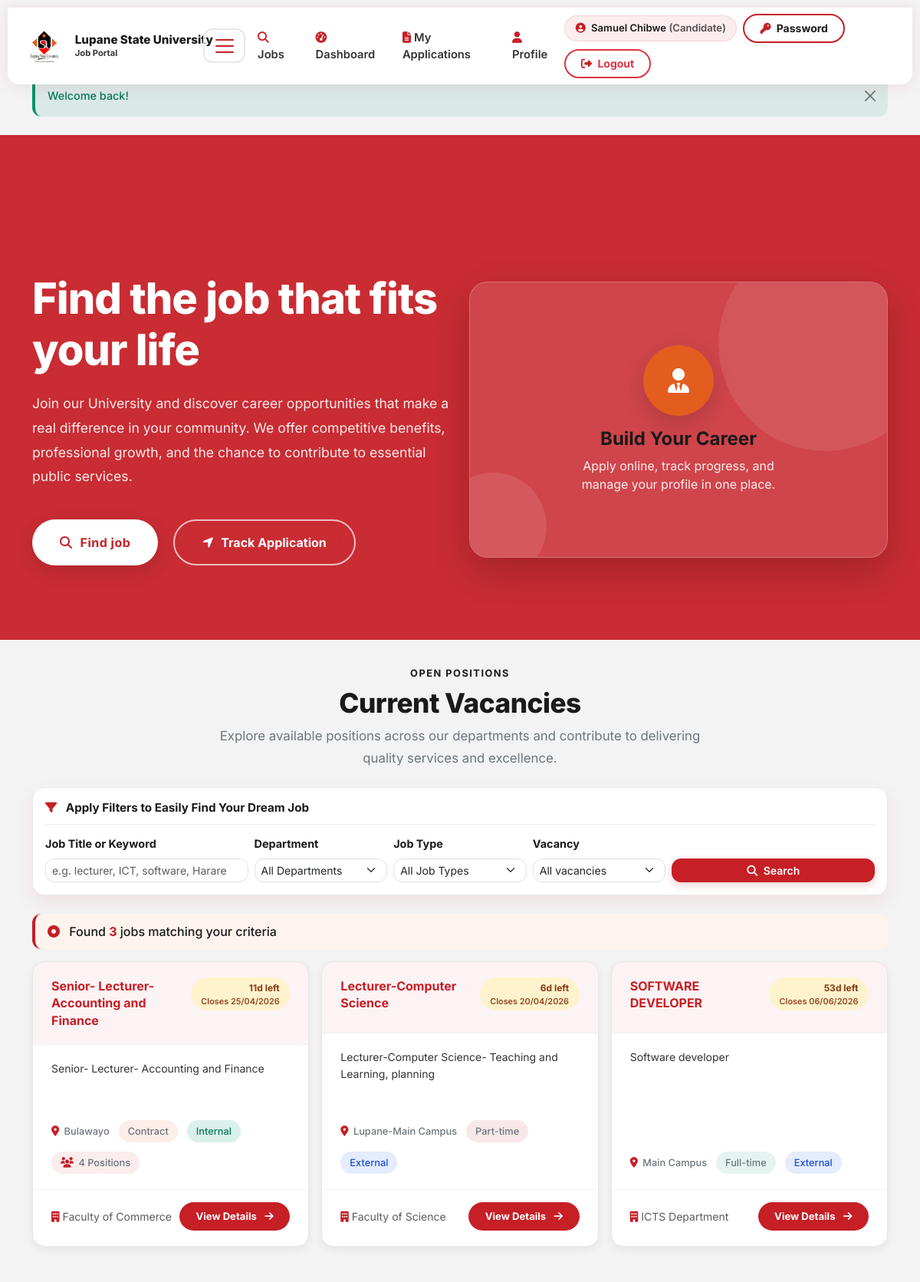
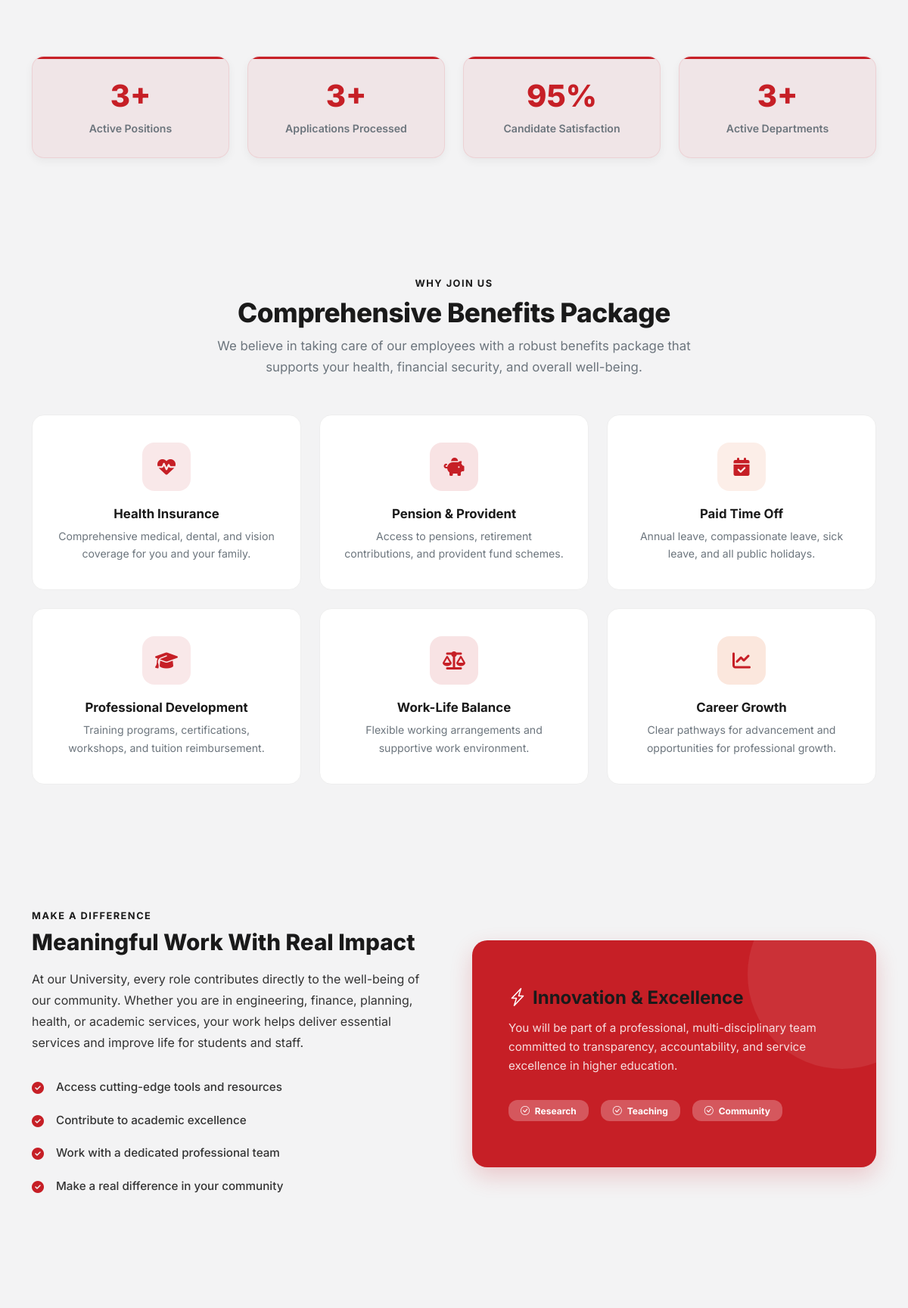
/ (signed in, upper part), run on the app's committed database (2 pictures, top to bottom).
### tables this page shows
CREATE TABLE `jobs` (
  `job_id` int(11) NOT NULL,
  `title` varchar(255) NOT NULL,
  `department` varchar(100) DEFAULT NULL,
  `description` text NOT NULL,
  `requirements` text DEFAULT NULL,
  `qualifications` text DEFAULT NULL,
  `location` varchar(255) DEFAULT NULL,
  `job_type` enum('Full-time','Part-time','Contract','Internship') DEFAULT 'Full-time',
  `vacancy_scope` enum('Internal','External') NOT NULL DEFAULT 'External',
  `salary_min` decimal(10,2) DEFAULT NULL,
  `salary_max` decimal(10,2) DEFAULT NULL,
  `posted_by` int(11) NOT NULL COMMENT 'HR user_id',
  `status` enum('Draft','Pending Approval','Active','Closed','Cancelled') DEFAULT 'Draft',
  `approved_by` int(11) DEFAULT NULL COMMENT 'Management user_id',
  `approved_at` datetime DEFAULT NULL,
  `application_deadline` date DEFAULT NULL,
  `max_applications` int(11) DEFAULT NULL,
  `current_applications` int(11) DEFAULT 0,
  `created_at` timestamp NOT NULL DEFAULT current_timestamp(),
  `updated_at` timestamp NOT NULL DEFAULT current_timestamp() ON UPDATE current_timestamp()
);

### index.php (the view, shortened to what the rows shown need)
<?php
$db = getDBConnection();
$page = max(1, (int)($_GET['page'] ?? 1));
$limit = 10;
$offset = ($page - 1) * $limit;
$where = "status = 'Active' AND " . sqlJobApplicationOpen();
$sql = "SELECT job_id, title, department, location, job_type, vacancy_scope, created_at, application_deadline, description, max_applications
        FROM jobs WHERE {$where} ORDER BY created_at DESC LIMIT ? OFFSET ?";
$stmt = $db->prepare($sql);
$bindIndex = 1;
$stmt->bindValue($bindIndex++, (int)$limit, PDO::PARAM_INT);
$stmt->bindValue($bindIndex++, (int)$offset, PDO::PARAM_INT);
$stmt->execute();
$jobs = $stmt->fetchAll();
require_once BASE_PATH . '/includes/header.php';
function daysLeft($deadline) {
    $now = new DateTime();
    $end = new DateTime($deadline);
    $diff = $now->diff($end);
    return (int)$diff->days;
}
function typeBadgeClass($type) {
    $map = [
        'Full-time' => 'badge-fulltime',
        'Part-time' => 'badge-parttime',
        'Contract' => 'badge-contract',
        'Internship' => 'badge-internship',
    ];
    return $map[$type] ?? 'badge-fulltime';
}
?>
<section class="hero-section">
    <div class="container">
        <div class="row align-items-center g-4 hero-layout">
            <div class="col-lg-6 hero-content">
                <h1>Find the job that fits your life</h1>
            </div>
        </div>
    </div>
</section>
<section id="open-positions" class="open-section py-5">
    <div class="container">
        <div class="text-center mb-4">
            <h2 class="section-title">Current Vacancies</h2>
        </div>
        <div class="row g-3">
            <?php foreach ($jobs as $job):
                $days = daysLeft($job['application_deadline']);
                $badgeClass = typeBadgeClass($job['job_type']);
                $vScope = vacancyScope($job['vacancy_scope'] ?? 'External');
            ?>
                <div class="col-12 col-md-6 col-lg-4">
                    <div class="job-card">
                        <div class="job-card-header">
                            <div class="job-title">
                                <a href="<?php echo BASE_URL; ?>/job.php?job_id=<?php echo (int)$job['job_id']; ?>">
                                    <?php echo escape($job['title']); ?>
                                </a>
                            </div>
                            <?php if ($days !== null && $days >= 0 && !empty($job['application_deadline'])): ?>
                                <span class="badge-deadline job-deadline-badge <?php echo $days <= 5 ? 'urgent' : ''; ?>">
                                    <span class="d-block"><?php echo $days; ?>d left</span>
                                    <span class="d-block deadline-date-line">Closes <?php echo escape(formatDateDisplay($job['application_deadline'])); ?></span>
                                </span>
                            <?php endif; ?>
                        </div>
                        <div class="job-card-body">
                            <p class="job-description"><?php echo escape($job['description']); ?></p>
                            <div class="job-meta">
                                <?php if (!empty($job['location'])): ?>
                                    <span class="meta-item"><i class="fa-solid fa-location-dot"></i><?php echo escape($job['location']); ?></span>
                                <?php endif; ?>
                                <span class="meta-item badge-type <?php echo $badgeClass; ?>"><?php echo escape($job['job_type']); ?></span>
                                <span class="meta-item badge-type <?php echo vacancyScopeBadgeClass($vScope); ?>"><?php echo escape($vScope); ?></span>
                                <?php if (!empty($job['max_applications']) && (int)$job['max_applications'] > 1): ?>
                                    <span class="meta-item badge-positions"><i class="fa-solid fa-users"></i><?php echo (int)$job['max_applications']; ?> Positions</span>
                                <?php endif; ?>
                            </div>
                        </div>
                        <div class="job-card-footer">
                            <div class="small text-muted">
                                <?php if (!empty($job['department'])): ?>
                                    <i class="fa-solid fa-building me-1"></i><?php echo escape($job['department']); ?>
                                <?php endif; ?>
                            </div>
                            <a class="btn-view-details" href="<?php echo BASE_URL; ?>/job.php?job_id=<?php echo (int)$job['job_id']; ?>">
                                View Details <i class="fa-solid fa-arrow-right ms-1"></i>
                            </a>
                        </div>
                    </div>
                </div>
            <?php endforeach; ?>
        </div>
    </div>
</section>
<section class="benefits-section">
    <div class="container">
        <div class="text-center mb-5">
            <h2 class="section-title">Comprehensive Benefits Package</h2>
        </div>
    </div>
</section>
<section class="feature-section alt-bg">
    <div class="container">
        <div class="row g-5 align-items-center">
            <div class="col-lg-6">
                <div class="feature-content">
                    <h2>Meaningful Work With Real Impact</h2>
                </div>
            </div>
        </div>
    </div>
</section>
<?php require_once BASE_PATH . '/includes/footer.php'; ?>

### data on the page
jobs: title "Senior- Lecturer- Accounting and Finance", application_deadline "11", application_deadline "25/04/2026", description "Senior- Lecturer- Accounting and Finance", location "Bulawayo", job_type "Contract", vacancy_scope "Internal", max_applications "4", department "Faculty of Commerce"
jobs: title "Lecturer-Computer Science", application_deadline "6", application_deadline "20/04/2026", description "Lecturer-Computer Science- Teaching and Learning, planning", location "Lupane-Main Campus", job_type "Part-time", vacancy_scope "External", department "Faculty of Science"
jobs: title "SOFTWARE DEVELOPER", application_deadline "53", application_deadline "06/06/2026", description "Software developer", location "Main Campus", job_type "Full-time", vacancy_scope "External", department "ICTS Department"

### other printed values
$label "Jobs Dashboard My Applications Profile"
$_SESSION['role_name'] "Candidate"
$flash['message'] "Welcome back!"
$total "3"
$totalActiveJobs "3"
$totalApps "3"
$totalDepts "3"
